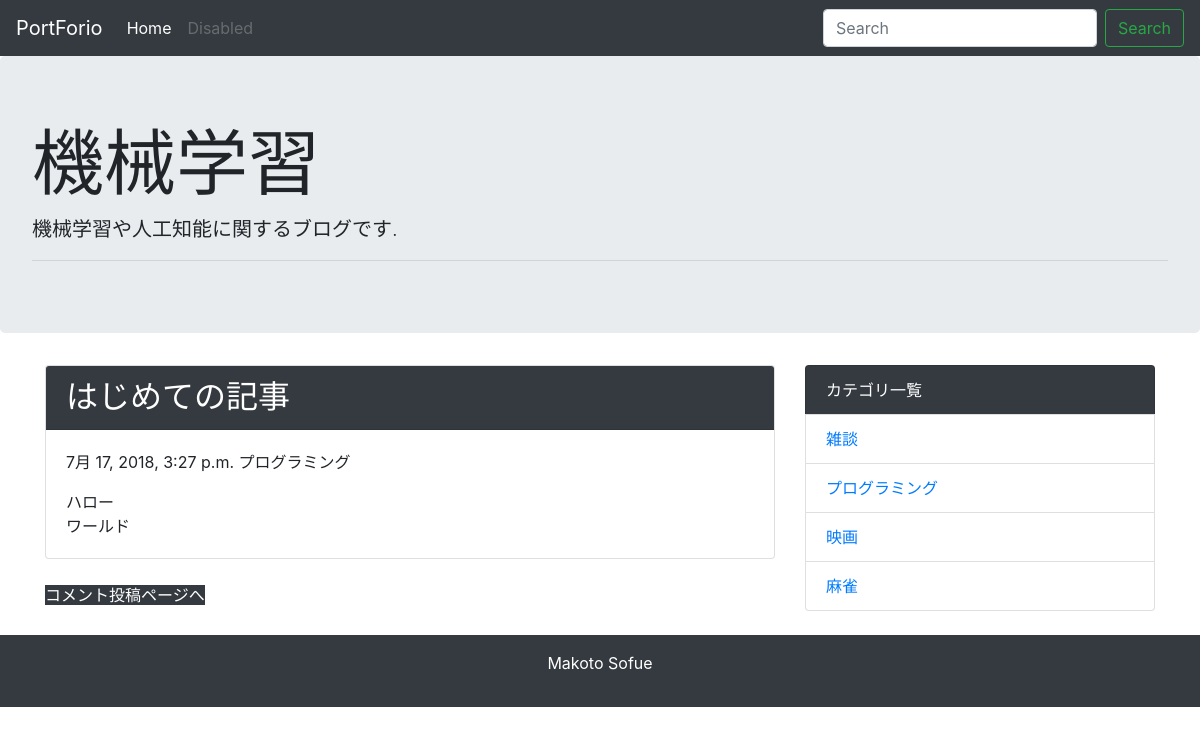
Page /detail/1/ on the committed database.
### blog/models.py (models this page shows, shortened)
class Post(models.Model):
    title = models.CharField("タイトル", max_length=255)
    text = models.TextField("本文")
    created_at = models.DateTimeField("作成日", default=timezone.now)
    category = models.ForeignKey(Category, verbose_name="カテゴリ",on_delete=models.PROTECT)

class Category(models.Model):
    name = models.CharField("カテゴリ名", max_length=255)
    created_at = models.DateTimeField("作成日", default=timezone.now)
    def __str__(self):
        return self.name

### blog/views.py (the view)
# urls.py: path('detail/<int:pk>/', views.DetailView.as_view(), name='detail'),
class DetailView(generic.DetailView):
    model = Post

### blog/context_processors.py (called while the page is built)
def common(request):
    context = {
        'category_list':Category.objects.all(),
    }
    return context

### blog/templates/blog/post_detail.html (shortened to what this page needs)
{% extends 'blog/base.html' %}
{% block content %}
<div class="card mb-4 ">
    <h2 class="card-header bg-dark text-white ">{{ post.title }}</h2>
    <div class="card-body">
        <p>{{ post.created_at }} {{ post.category }}</p>
        {{ post.text | linebreaksbr | urlize }}
    </div>
</div>
 <a class="bn btn-dark" href='{% url 'blog:comment' post.pk %}'>コメント投稿ページへ</a>
{% endblock %}

### blog/templates/blog/base.html (shortened to what this page needs)
<!doctype html>
<html lang="ja">
  <head>
    <link rel="stylesheet" href="https://maxcdn.bootstrapcdn.com/bootstrap/4.0.0-beta.2/css/bootstrap.min.css">
  </head>
  <body>
    <nav class="navbar navbar-expand-lg navbar-dark bg-dark">
      <a class="navbar-brand" href="#">PortForio</a>
      <div class="collapse navbar-collapse" id="navbarSupportedContent">
        <ul class="navbar-nav mr-auto">
          <li class="nav-item active">
            <a class="nav-link" href="{% url 'blog:index' %}">Home
            </a>
          </li>
          <li class="nav-item">
            <a class="nav-link disabled" href="#">Disabled</a>
          </li>
        </ul>
        <form class="form-inline my-2 my-lg-0" method="GET" action="{% url "blog:index" %}">
          <input class="form-control mr-sm-2" type="text" placeholder="Search" aria-label="Search" name="keyword">
          <button class="btn btn-outline-success my-2 my-sm-0" type="submit">Search</button>
        </form>
      </div>
    </nav>
    <div class="jumbotron">
      <h1 class="display-3">機械学習</h1>
      <p class="lead">機械学習や人工知能に関するブログです.</p>
      <hr class="my-2">
    </div>
    <div class="container">
      <div class="row">
        <div class="col-md-8">
          {% block content %}
          {% endblock %}
        </div>
        <div class="col-md-4">
          <ul class="list-group mb-4">
            <li class="list-group-item bg-dark text-white" >カテゴリ一覧</li>
             {% for category in category_list %}
            <li class="list-group-item"><a href="{% url 'blog:category' category.pk %}">{{ category }}</a></li>
             {% endfor %}
          </ul>
        </div>
      </div>
    </div>
    <footer class="bg-dark text-white text-center py-3">
      <P>Makoto Sofue</P>
    </footer>
  </body>
</html>

### rows in the picture
Post: title "はじめての記事", created_at "7月 17, 2018, 3:27 p.m.", category "プログラミング", text "ハロー ワールド"
Category: name "雑談"
Category: name "プログラミング"
Category: name "映画"
Category: name "麻雀"
